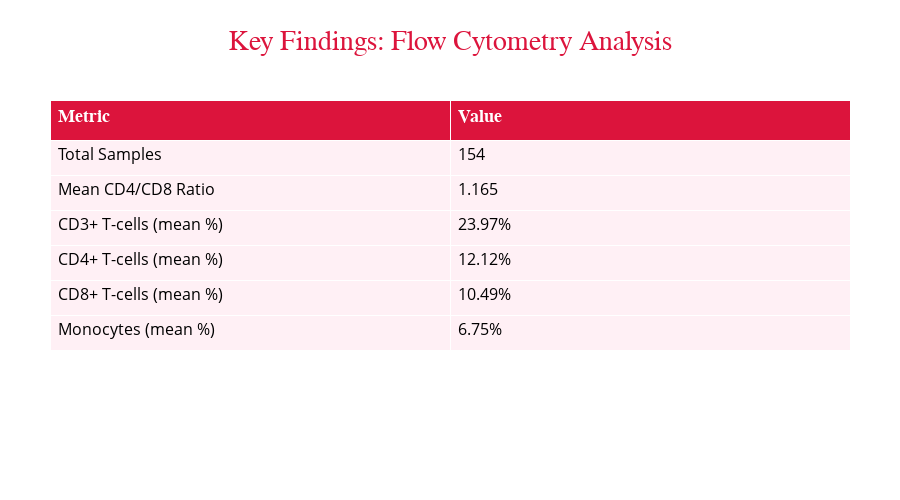

Source (notebook cell):
### Code cell
if df is not None:
    print("Statistics Summary")
   
    stats_data = {
        'Metric': [
            'Total Samples',
            'Mean CD4/CD8 Ratio',
            'CD3+ T-cells (mean %)',
            'CD4+ T-cells (mean %)',
            'CD8+ T-cells (mean %)',
            'Monocytes (mean %)'
        ],
        'Value': [
            len(df),
            f"{df['TV7_Ratio_CD4_vs_CD8'].mean():.3f}",
            f"{df['TV7_Per_CD3_of_45'].mean():.2f}%",
            f"{df['TV7_Per_CD4_45'].mean():.2f}%",
            f"{df['TV7_Per_CD8_45'].mean():.2f}%",
            f"{df['TV7_Per_Monocytes_45'].mean():.2f}%"
        ]
    }
    
    fig = go.Figure(data=[go.Table(
        header=dict(
            values=['<b>Metric</b>', '<b>Value</b>'],
            fill_color=COLORS['accent'],
            align='left',
            font=dict(color='white', size=18, family='Arial Black'),
            height=40
        ),
        cells=dict(
            values=[stats_data['Metric'], stats_data['Value']],
            fill_color=[COLORS['background']],
            align='left',
            font=dict(color='black', size=16),
            height=35
        )
    )])
    
    fig.update_layout(
        title={
            'text': 'Key Findings: Flow Cytometry Analysis',
            'font': {'size': 28, 'color': COLORS['accent'], 'family': 'Arial Black'},
            'x': 0.5,
            'xanchor': 'center'
        },
        height=500,
        margin=dict(l=50, r=50, t=100, b=50)
    )
    
    fig.write_html(f"{output_dir}/slide6_summary.html")
    fig.show()

### Figure 1 — Plotly figure (JSON) as saved in the notebook; plotly's stock layout.template omitted (floating-point values rounded to 4 significant figures)
{"data": [{"cells": {"align": "left", "fill": {"color": ["#FFF0F5"]}, "font": {"color": "black", "size": 16}, "height": 35, "values": [["Total Samples", "Mean CD4/CD8 Ratio", "CD3+ T-cells (mean %)", "CD4+ T-cells (mean %)", "CD8+ T-cells (mean %)", "Monocytes (mean %)"], [154, "1.165", "23.97%", "12.12%", "10.49%", "6.75%"]]}, "header": {"align": "left", "fill": {"color": "#DC143C"}, "font": {"color": "white", "family": "Arial Black", "size": 18}, "height": 40, "values": ["<b>Metric</b>", "<b>Value</b>"]}, "type": "table"}], "layout": {"height": 500, "margin": {"b": 50, "l": 50, "r": 50, "t": 100}, "title": {"font": {"color": "#DC143C", "family": "Arial Black", "size": 28}, "text": "Key Findings: Flow Cytometry Analysis", "x": 0.5, "xanchor": "center"}}}
